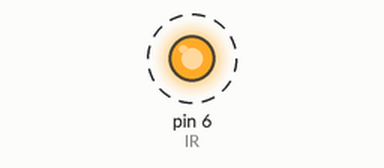
Bench run of a sketch on a simulated Arduino Uno, built with avr-gcc and run on an emulated ATmega328P. Shown: output pins drawn as LEDs (lit = HIGH). Dashed ring = blinking. Pins used as bus, display or sensor lines are not drawn.

Above: at 0.05 s.
Timing chart, 0 to 3.0 s (numbered marks = the images above):
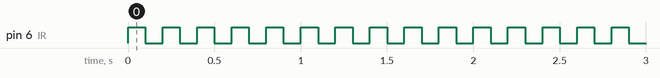

The sketch:

transmitter.ino
```cpp
void setup()
{
  pinMode(7, OUTPUT); // US1
  pinMode(8, OUTPUT); // US2
  pinMode(6, OUTPUT); // IR

}

void loop()
{
  digitalWrite(6, HIGH);    // IR on          // rising edge (falling on reveiver)
  digitalWrite(7, HIGH);    // US1 on
  delayMicroseconds(15);
  digitalWrite(7, LOW);     // US1 off

  delay(100);
  digitalWrite(6, LOW);     // IR off         // falling edge (rising on receiver)
  digitalWrite(8, HIGH);    // US2 on
  delayMicroseconds(15);
  digitalWrite(8, LOW);     // US2 off

  delay(100);
}
```

Measured:
- by itself, pin 6 (IR): alternates HIGH for 0.10 s and LOW for 0.10 s
